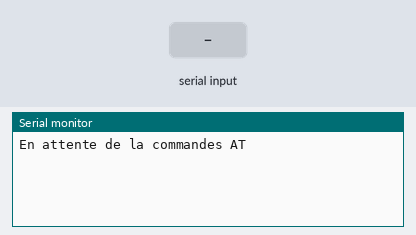
This sketch was run on a simulated Arduino Uno, built with avr-gcc and run on an emulated ATmega328P. On the bench: the last lines printed to the serial monitor. Inputs (shaded band) come from the test bench.

Above: at 2.3 s.
2.4 s: "1" received over the second serial link
At 3.6 s:
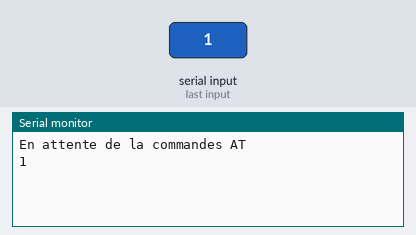
3.9 s: "0" received over the second serial link
At 4.8 s:
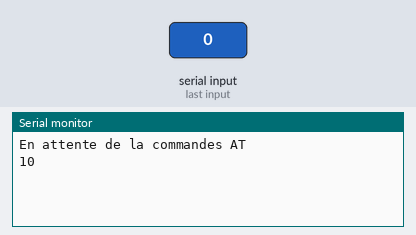

Measured:
- after the input at 2.4 s, the serial monitor: prints a new line at once (image 1)
- after the input at 3.9 s, the serial monitor: prints a new line at once (image 2)

The sketch:

bluetooth.ino
```cpp
//**********************************************
//Code de reference pour le module bluetooth HC-06
// envoi de commandes AT et affichage de la rÃ©ponse du module
//
//***********************************************/*

//ATTENTION !!! Brancher Tx et Rx sans R APRES téléversement et inverser Tx et Rx
#include <SoftwareSerial.h>  //Software Serial Port
#define RxD 10    //Pin 10 pour RX, PB2 sur votre board, a brancher sur le TX du HC-06
#define TxD 11    //Pin 11 pour TX, PB3 sur votre board, a brancher sur le RX du HC-06
SoftwareSerial BTSerie(RxD,TxD);

void setup()
{
  Serial.begin(9600);
    // Configuration du bluetooth
  pinMode(RxD, INPUT);
  pinMode(TxD, OUTPUT);
  BTSerie.begin(9600);
    Serial.println("En attente de la commandes AT");
    delay(100);
  // Test des commandes AT
  BTSerie.print("AT+VERSION");  //Demande le NÂ° de version
  delay(1000);
  }
void loop()
{
  char recvChar;
  //On lit caractere par caractere sur le BTSerie et on affiche sur le Terminal Serie
  if (BTSerie.available()) {
    recvChar = BTSerie.read(); //lecture
    Serial.print(recvChar);  //ecriture
  }
  //On lit caractere par caractere sur le terminal et on affiche sur le BT Serie
  if (Serial.available()) {
    recvChar = Serial.read(); //lecture
    BTSerie.write(recvChar);  //ecriture
  }
  if(recvChar=='1'){
      digitalWrite(12,LOW);
    }
  if(recvChar=='0'){
      digitalWrite(12,HIGH);
    }
}
```
